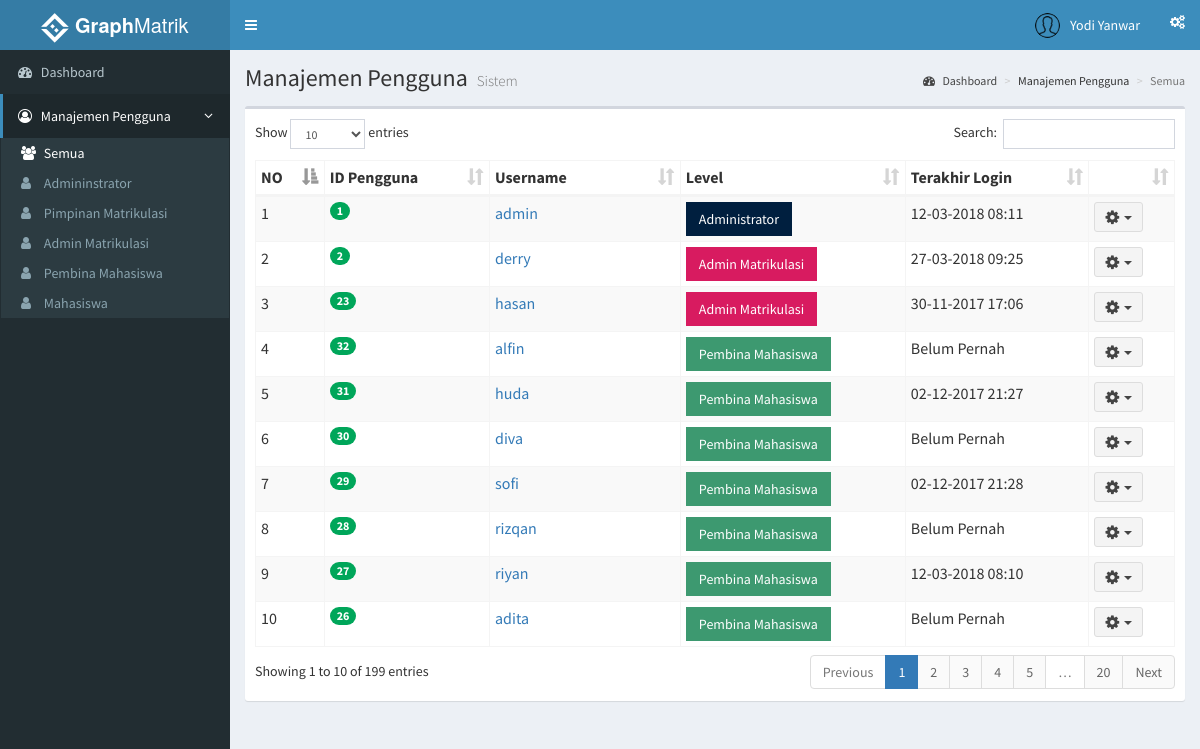
Page /index.php?page=users (signed in) on the earlier database version.
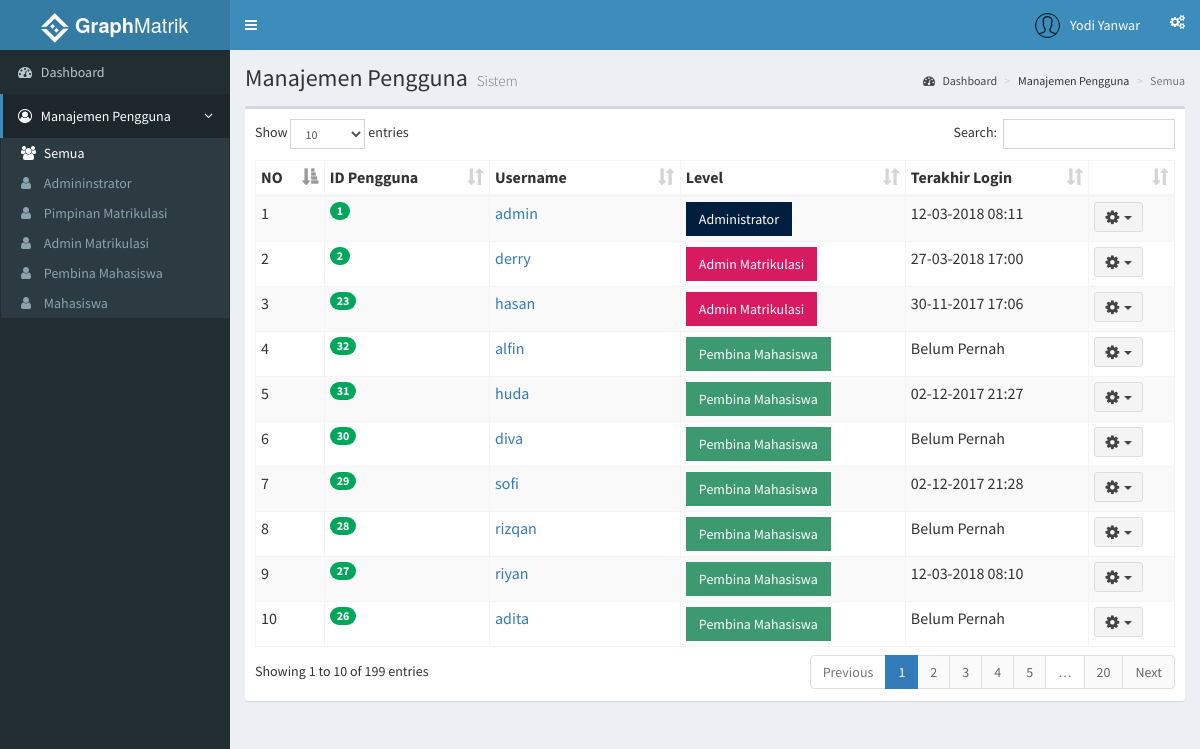
Same page on the later database version.
### tables this page shows
CREATE TABLE `users` (
  `id_user` int(11) NOT NULL,
  `username` varchar(30) NOT NULL,
  `password` varchar(50) NOT NULL,
  `level` int(11) NOT NULL,
  `last_login` datetime NOT NULL
);

### functions.php (called while the page is built, shortened)
<?php
	function tampilUsers(){
		$ambildata = mysql_query("SELECT * FROM users ORDER BY level") or die(mysql_error());
		if (mysql_num_rows($ambildata) > 0) {
			while ($ad = mysql_fetch_assoc($ambildata))
				$data[] = $ad;
				return $data;
		} else{
			echo "Daftar pengguna sistem kosong";
		}
	}
 ?>

### role/admin/users.php (the view, shortened to what this page needs)
<?php
  include 'functions.php';
 ?>
    <section class="content-header">
      <h1>
        Manajemen Pengguna
        <small>Sistem</small>
      </h1>
      <ol class="breadcrumb">
        <li><a href="/simon/admin"><i class="fa fa-dashboard"></i> Dashboard</a></li>
        <li>Manajemen Pengguna</li>
        <li class="active">Semua</li>
      </ol>
    </section>
    <section class="content">
      <div class="row">
        <div class="col-xs-12">
          <div class="box">
            <div class="box-body">
              <table id="tableUsers" class="table table-bordered table-hover table-condensed table-striped table-responsive">
                <thead>
                  <tr>
                    <th>NO</th>
                    <th>ID Pengguna</th>
                    <th>Username</th>
                    <th>Level</th>
                    <th>Terakhir Login</th>
                    <th></th>
                  </tr>
                </thead>
                <tbody>
                  <?php
                    $dataUser = tampilUsers();
                    $no = 1;
                    foreach($dataUser as $row){
                   ?>
                <tr>
                  <td><?php echo $no ?></td>
                  <td><?php echo "<span class='badge bg-green'>".$row['id_user']."</span>" ?></td>
                  <td><?php if($row['level'] == '0'){ echo "<a href='index.php?page=admininstratordetails&id=".$row['id_user']."'>".$row['username']."</a>";} else if($row['level'] == '1'){echo "<a href='index.php?page=pimpinandetails&id=".$row['id_user']."'>".$row['username']."</a>";} else if($row['level'] == '2'){echo "<a href='index.php?page=adminmatrikdetails&id=".$row['id_user']."'>".$row['username']."</a>";} else if($row['level'] == '3'){echo "<a href='index.php?page=pembinadetails&id=".$row['id_user']."'>".$row['username']."</a>";} else if($row['level'] == '4'){echo "<a href='index.php?page=mahasiswadetails&id=".$row['id_user']."'>".$row['username']."</a>";} ?></td>
                  <td><?php if($row['level'] == '0'){ echo "<a href='index.php?page=administrator' class='btn bg-navy btn-flat'>Administrator</a>";}else if($row['level'] == '1'){ echo "<a href='index.php?page=pimpinan' class='btn bg-purple btn-flat'>Pimpinan Matrikulasi</a>" ;}else if($row['level'] == '2'){ echo "<a href='index.php?page=adminmatrik' class='btn bg-maroon btn-flat'>Admin Matrikulasi</a>" ;}else if($row['level'] == '3'){ echo "<a href='index.php?page=pembina' class='btn bg-olive btn-flat'>Pembina Mahasiswa</a>" ;}else if($row['level'] == '4'){ echo "<a href='index.php?page=mahasiswa' class='btn bg-purple btn-flat'>Mahasiswa</a>" ;} ?></td>
                  <td><?php if ($row['last_login'] == '0000-00-00 00:00:00'){ echo 'Belum Pernah';}else{ echo date("d-m-Y H:i", strtotime($row['last_login'])) ;} ?></td>
                  <td>
                    <div class="dropdown">
                      <button class="btn btn-default btn-sm dropdown-toggle " type="button" data-toggle="dropdown">
                        <i class="fa fa-cog fa-lg"></i>&nbsp;&nbsp;<span class="caret"></span>
                      </button>
                    </div>
                  </td>
                </tr>
                  <?php
                    $no++; }
                   ?>
                </tbody>
              </table>
            </div>
          </div>
        </div>
      </div>
    </section>

### index.php (shortened to what this page needs)
<html>
<head>
  <link rel="stylesheet" href="assets/css/bootstrap.min.css">
  <link rel="stylesheet" href="assets/css/font-awesome.min.css">
  <link rel="stylesheet" href="assets/css/ionicons.min.css">
  <link rel="stylesheet" href="assets/css/dataTables.bootstrap.min.css">
  <link rel="stylesheet" href="assets/css/AdminLTE.min.css">
  <link rel="stylesheet" href="assets/css/_all-skins.min.css">
  <link rel="stylesheet" href="assets/css/jquery-jvectormap.css">
  <link rel="stylesheet" href="assets/css/bootstrap-datepicker.min.css">
  <link rel="stylesheet" href="assets/css/daterangepicker.css">
  <link rel="stylesheet" href="assets/css/bootstrap3-wysihtml5.min.css">
  <link rel="stylesheet" href="assets/css/style.css">
</head>
<body class="hold-transition skin-blue sidebar-mini">
  <div class="wrapper">
    <header class="main-header">
      <a href="index.php" class="logo">
        <span class="logo-lg"><img src="assets/img/icon30.png">&nbsp;<b>Graph</b>Matrik</span>
      </a>
      <nav class="navbar navbar-static-top">
        <a href="#" class="sidebar-toggle" data-toggle="push-menu" role="button">
        </a>
        <div class="navbar-custom-menu">
          <ul class="nav navbar-nav">
            <li class="dropdown user user-menu">
              <a href="#" class="dropdown-toggle" data-toggle="dropdown">
                <img src=<?php echo "assets/img/user/".$_SESSION['ava']; ?> class="user-image" alt="User Image">
                <span class="hidden-xs"><?php echo $_SESSION['nama']; ?></span>
              </a>
                </li>
              </ul>
            <li>
              <a href="#" data-toggle="control-sidebar"><i class="fa fa-gears"></i></a>
            </li>
        </div>
      </nav>
    </header>
    <?php
      if ($_SESSION['role'] =='administrator') {
        include 'role/admin/sidebar.php';
      }
    ?>
  </div>
</body>
</html>

### role/admin/sidebar.php (shortened to what this page needs)
<aside class="main-sidebar">
  <section class="sidebar">
    <ul class="sidebar-menu" data-widget="tree">
      <li <?php
            if ($_SERVER['REQUEST_URI'] == '/simon/') {
               echo "class='active'";
            }
          ?>
      ><a href="/simon"><i class="fa fa-dashboard"></i> <span>Dashboard</span></a></li>
      <li class="treeview <?php
            if (isset($_GET['page'])) {
                  if ($_GET['page'] == 'users' || $_GET['page'] == 'administrator' || $_GET['page'] == 'pimpinan' || $_GET['page'] == 'adminmatrik' || $_GET['page'] == 'pembina' || $_GET['page'] == 'mahasiswa' || $_GET['page'] == 'pembinadetails' || $_GET['page'] == 'editpembina' || $_GET['page'] == 'mahasiswadetails' || $_GET['page'] == 'editmahasiswa'|| $_GET['page'] == 'adminmatrikdetails') {
                    echo ' active';
                  } else{
                    echo '';
                  }
                }
           ?>"
      >
        <a href="#">
          <i class="fa fa-user-circle-o"></i>
          <span>Manajemen Pengguna</span>
          <span class="pull-right-container">
            <i class="fa fa-angle-left pull-right"></i>
          </span>
        </a>
        <ul class="treeview-menu">
          <li <?php
                if (isset($_GET['page'])) {
                  if ($_GET['page'] == 'users') {
                    echo "class='active'";
                  }
                }
              ?>
          ><a href="?page=users"><i class="fa fa-users"></i> Semua</a></li>
          <li <?php
                if (isset($_GET['page'])) {
                  if ($_GET['page'] == 'administrator') {
                    echo "class='active'";
                  }
                }
              ?>
           ><a href="?page=administrator"><i class="fa fa-user"></i> Admininstrator</a></li>
          <li <?php
                if (isset($_GET['page'])) {
                  if ($_GET['page'] == 'pimpinan') {
                    echo "class='active'";
                  }
                }
              ?>
           ><a href="?page=pimpinan"><i class="fa fa-user"></i> Pimpinan Matrikulasi</a></li>
          <li <?php
                if (isset($_GET['page'])) {
                  if ($_GET['page'] == 'adminmatrik'|| $_GET['page'] == 'adminmatrikdetails') {
                    echo "class='active'";
                  }
                }
              ?>
           ><a href="?page=adminmatrik"><i class="fa fa-user"></i> Admin Matrikulasi</a></li>
          <li <?php
                if (isset($_GET['page'])) {
                  if ($_GET['page'] == 'pembina'|| $_GET['page'] == 'pembinadetails' || $_GET['page'] == 'editpembina') {
                    echo "class='active'";
                  }
                }
              ?>
           ><a href="?page=pembina"><i class="fa fa-user"></i> Pembina Mahasiswa</a></li>
          <li <?php
                if (isset($_GET['page'])) {
                  if ($_GET['page'] == 'mahasiswa'|| $_GET['page'] == 'mahasiswadetails' || $_GET['page'] == 'editmahasiswa') {
                    echo "class='active'";
                  }
                }
              ?>
           ><a href="?page=mahasiswa"><i class="fa fa-user"></i> Mahasiswa</a></li>
        </ul>
        </li>
    </ul>
  </section>
</aside>
<div class="content-wrapper">
  <?php
    if (isset($_GET['page'])) {
      if ($_GET['page'] == 'mahasiswa') {
        include 'mahasiswa.php';
      } else
      if ($_GET['page'] == 'users') {
        include 'users.php';
      }
    } else{
      include 'dashboard.php';
    }
  ?>
</div>

Differences in the rows shown:
changed users "derry": last_login "27-03-2018 09:25" → "27-03-2018 17:00"
